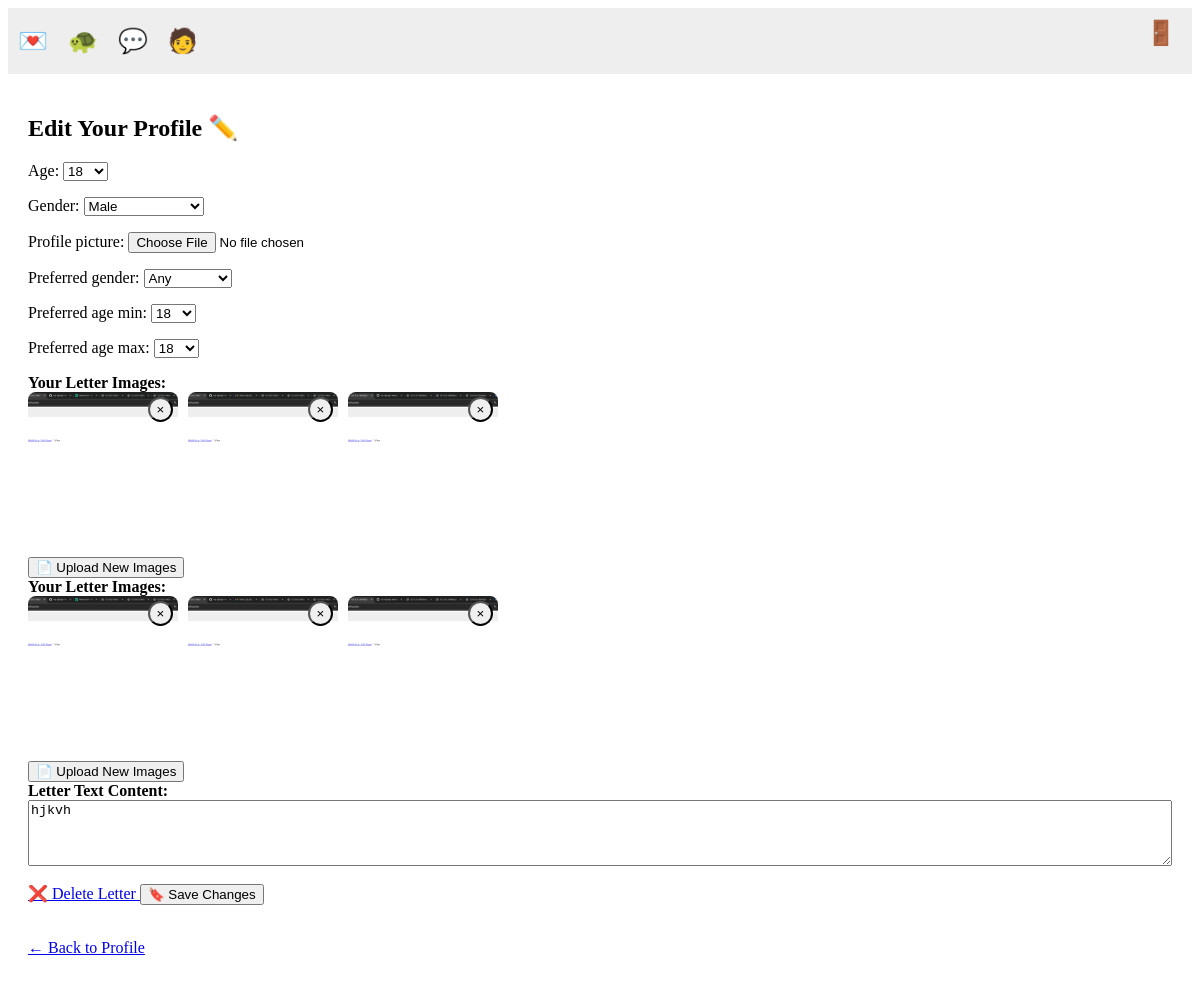
Page /profile/edit/ (signed in) on the earlier database version.
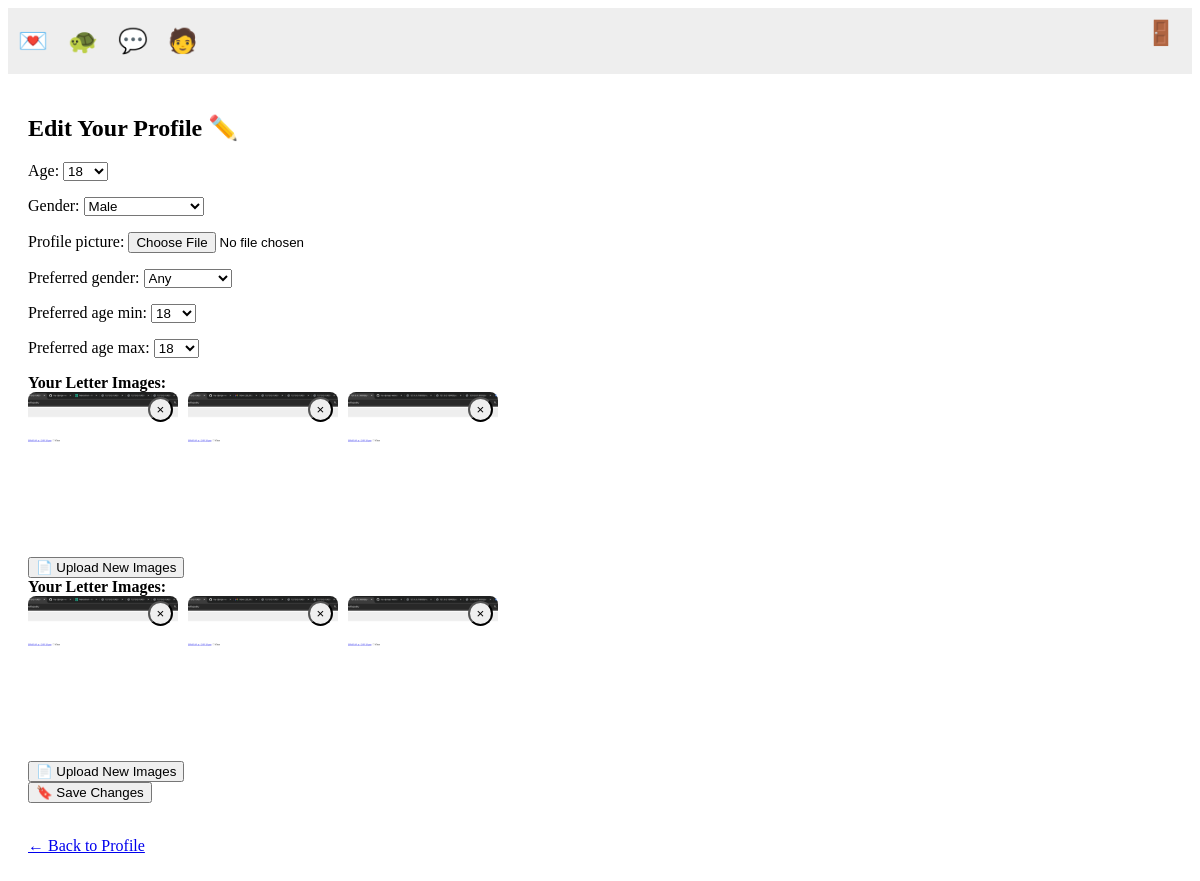
Same page on the later database version.
### core/models.py (models this page shows)
class Letter(models.Model):
    profile = models.ForeignKey(Profile, on_delete=models.CASCADE)
    letter_type = models.CharField(max_length=10, choices=[('text', 'Text'), ('image', 'Image'), ('pdf', 'PDF')])
    text_content = models.TextField(blank=True, null=True)
    pdf = models.FileField(upload_to='letters/pdf/', blank=True, null=True)
    created_at = models.DateTimeField(auto_now_add=True)

class LetterImage(models.Model):
    letter = models.ForeignKey(Letter, on_delete=models.CASCADE, related_name='images')
    image = models.ImageField(upload_to='letters/images/')

### core/views.py (the view)
# urls.py: path('profile/edit/', views.edit_profile, name='edit_profile'),
@login_required
def edit_profile(request):
    profile = request.user.profile
    letters = Letter.objects.filter(profile=profile)
    if request.method == 'POST':
        form = ProfileForm(request.POST, request.FILES, instance=profile)
        letter_form = LetterForm(request.POST, request.FILES)
        if form.is_valid():
            form.save()
            for letter in letters.filter(letter_type='text'):
                text_key = f'text_content_{letter.id}'
                new_text = request.POST.get(text_key, '').strip()
                if new_text:
                    letter.text_content = new_text
                    letter.save()
            delete_ids_str = request.POST.get('delete_image_ids', '')
            if delete_ids_str:
                delete_ids = [int(i) for i in delete_ids_str.split(',') if i.isdigit()]
                LetterImage.objects.filter(id__in=delete_ids, letter__profile=profile).delete()
            for letter in letters.filter(letter_type='image'):
                if not letter.images.exists():
                    letter.delete()
            for letter in letters.filter(letter_type='image'):
                for img in request.FILES.getlist('images'):
                    LetterImage.objects.create(letter=letter, image=img)
            if letter_form.is_valid():
                letter_type = letter_form.cleaned_data.get('letter_type')
                text_content = letter_form.cleaned_data.get('text_content', '').strip()
                pdf = letter_form.cleaned_data.get('pdf')
                images = request.FILES.getlist('images')
                if letter_type and (text_content or pdf or images):
                    letter = Letter.objects.create(
                        profile=profile,
                        letter_type=letter_type,
                        text_content=text_content,
                        pdf=pdf
                    )
                    if letter_type == 'image':
                        for img in images:
                            LetterImage.objects.create(letter=letter, image=img)
            messages.success(request, "✅ Profile updated successfully!")
            return redirect('view_profile')
    else:
        form = ProfileForm(instance=profile)
        letter_form = LetterForm()
    ages = range(18, 101)
    only_image_letter = (
        letters.count() == 1 and
        letters.first().letter_type == 'image' and
        letters.first().images.exists()
    )
    unread_messages_count = Message.objects.filter(receiver=profile, is_read=False).count()
    unseen_matches_count = Match.objects.filter(
        Q(user1=profile, is_seen_by_user1=False) |
        Q(user2=profile, is_seen_by_user2=False)
    ).count()
    return render(request, 'edit_profile.html', {
        'form': form,
        'letter_form': letter_form,
        'letters': letters,
        'unread_messages_count': unread_messages_count,
        'unseen_matches_count': unseen_matches_count,
        'upload_slots': range(5),
        'ages': ages,
        'only_image_letter': only_image_letter,  # ✅ pass this to template
    })

### core/forms.py
class ProfileForm(forms.ModelForm):
    GENDER_CHOICES = [
        ('Male', 'Male'),
        ('Female', 'Female'),
        ('Non-binary', 'Non-binary'),
        ('Trans', 'Trans'),
        ('Other', 'Other'),
        ('Prefer not to say', 'Prefer not to say'),
    ]
    PREFERRED_GENDER_CHOICES = [
        ('Any', 'Any'),
        ('Male', 'Male'),
        ('Female', 'Female'),
        ('Non-binary', 'Non-binary'),
        ('Trans', 'Trans'),
        ('Other', 'Other'),
    ]
    gender = forms.ChoiceField(choices=GENDER_CHOICES)
    preferred_gender = forms.ChoiceField(choices=PREFERRED_GENDER_CHOICES, required=False)
    class Meta:
        model = Profile
        fields = [
            'age',
            'gender',
            'profile_picture',
            'preferred_gender',
            'preferred_age_min',
            'preferred_age_max'
        ]

### core/templates/edit_profile.html (shortened to what this page needs)
{% extends 'base.html' %}
{% load custom_filters %}
{% block content %}
<h2>Edit Your Profile ✏️</h2>
<form method="POST" enctype="multipart/form-data" id="profile-form">
    <p><label for="id_age">Age:</label>
      <select name="age" id="id_age">
        {% for age in ages %}
          <option value="{{ age }}" {% if form.age.value == age %}selected{% endif %}>{{ age }}</option>
        {% endfor %}
      </select>
    </p>
    <p><label for="id_gender">Gender:</label> {{ form.gender }}</p>
    <p><label for="id_profile_picture">Profile picture:</label> {{ form.profile_picture }}</p>
    <p><label for="id_preferred_gender">Preferred gender:</label> {{ form.preferred_gender }}</p>
    <p><label for="id_preferred_age_min">Preferred age min:</label>
      <select name="preferred_age_min" id="id_preferred_age_min">
        {% for age in ages %}
          <option value="{{ age }}" {% if form.preferred_age_min.value == age %}selected{% endif %}>{{ age }}</option>
        {% endfor %}
      </select>
    </p>
    <p><label for="id_preferred_age_max">Preferred age max:</label>
      <select name="preferred_age_max" id="id_preferred_age_max">
        {% for age in ages %}
          <option value="{{ age }}" {% if form.preferred_age_max.value == age %}selected{% endif %}>{{ age }}</option>
        {% endfor %}
      </select>
    </p>
    {% if letters %}
        {% for letter in letters %}
            {% if letter.letter_type == "text" %}
                <label><strong>Letter Text Content:</strong></label><br>
                <textarea name="text_content_{{ letter.id }}" rows="4" style="width: 100%;">{{ letter.text_content }}</textarea>
                <br><br>
                <a href="{% url 'delete_letter' letter.id %}" class="btn btn-sm btn-danger"
                   onclick="return confirm('Are you sure you want to delete this letter?');">
                   ❌ Delete Letter
                </a>
            {% elif letter.letter_type == "image" %}
                <label><strong>Your Letter Images:</strong></label><br>
                <div id="image-container" style="margin-bottom: 15px; display: flex; flex-wrap: wrap; gap: 10px;">
                    {% for img in letter.images.all %}
                        <div class="image-wrapper" style="position: relative;">
                            <img src="{{ img.image.url }}" alt="Letter Image"
                                 style="width: 150px; height: 150px; object-fit: cover; border-radius: 8px;">
                            <button type="button" class="btn btn-danger btn-sm delete-image"
                                    data-img-id="{{ img.id }}"
                                    style="position: absolute; top: 5px; right: 5px; padding: 0; width: 25px; height: 25px; border-radius: 50%;">
                                ×
                            </button>
                        </div>
                    {% endfor %}
                </div>
                <div style="margin-top: 15px;" id="upload-btn-wrapper">
                    <button type="button" id="upload-image-btn" class="btn btn-primary">
                        📄 Upload New Images
                    </button>
                </div>
            {% endif %}
        {% endfor %}
    {% endif %}
    <button type="submit" class="btn btn-success">🔖 Save Changes</button>
</form>
<br>
<a href="{% url 'view_profile' %}" class="btn btn-secondary">← Back to Profile</a>
{% endblock %}

Differences in the rows shown:
removed Letter: id "hjkvh"
